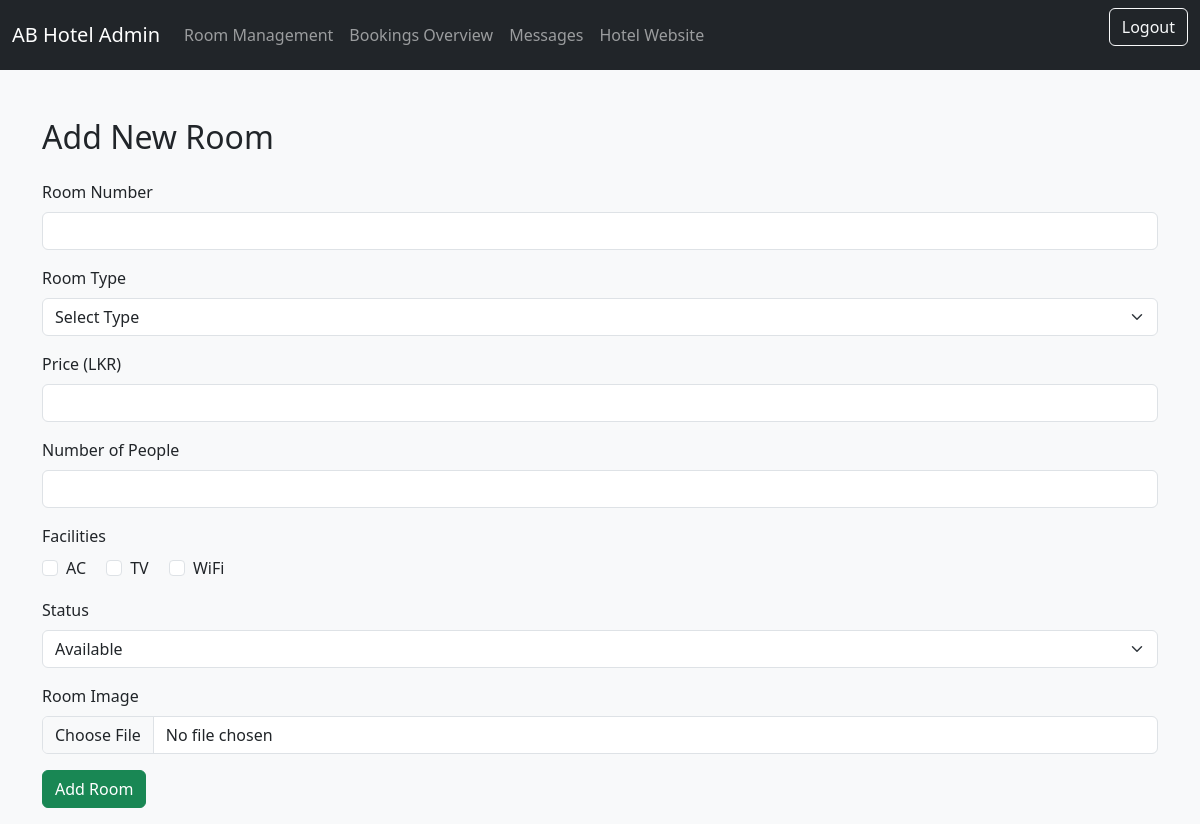
Page /admin/add_room.php on the committed database.
### tables this page shows
CREATE TABLE `facilities` (
  `facility_id` int(11) NOT NULL,
  `facility_name` varchar(50) NOT NULL
);

### admin/add_room.php (the view, shortened to what this page needs)
<?php
include_once 'header.php';
include '../admin/db_config.php';
$facility_result = $conn->query("SELECT * FROM facilities ORDER BY facility_name ASC");
$all_facilities = [];
if ($facility_result->num_rows > 0) {
    while ($row = $facility_result->fetch_assoc()) {
        $all_facilities[] = $row;
    }
}
?>
<!DOCTYPE html>
<html lang="en">
<head>
<link href="https://cdn.jsdelivr.net/npm/bootstrap@5.3.0/dist/css/bootstrap.min.css" rel="stylesheet">
</head>
<body class="bg-light">
<div class="container mt-5">
    <h2 class="mb-4">Add New Room</h2>
    <form method="POST" action="" enctype="multipart/form-data">
        <div class="mb-3">
            <label class="form-label">Room Number</label>
            <input type="text" class="form-control" name="room_number" required>
        </div>
        <div class="mb-3">
            <label class="form-label">Room Type</label>
            <select class="form-select" name="room_type" required>
                <option value="">Select Type</option>
            </select>
        </div>
        <div class="mb-3">
            <label class="form-label">Price (LKR)</label>
            <input type="number" step="0.01" class="form-control" name="price" required>
        </div>
        <div class="mb-3">
            <label class="form-label">Number of People</label>
            <input type="number" class="form-control" name="room_people" required>
        </div>
        <div class="mb-3">
            <label class="form-label">Facilities</label><br>
            <?php foreach ($all_facilities as $facility): ?>
                <div class="form-check form-check-inline">
                    <input class="form-check-input" type="checkbox" name="room_facilities[]" value="<?= $facility['facility_id'] ?>">
                    <label class="form-check-label"><?= htmlspecialchars($facility['facility_name']) ?></label>
                </div>
            <?php endforeach; ?>
        </div>
        <div class="mb-3">
            <label class="form-label">Status</label>
            <select class="form-select" name="status" required>
                <option value="Available">Available</option>
            </select>
        </div>
        <div class="mb-3">
            <label class="form-label">Room Image</label>
            <input type="file" class="form-control" name="room_image" accept="image/*">
        </div>
        <button type="submit" class="btn btn-success">Add Room</button>
    </form>
</div>
</body>
</html>

### rows in the picture
facilities: facility_name "AC"
facilities: facility_name "TV"
facilities: facility_name "WiFi"
